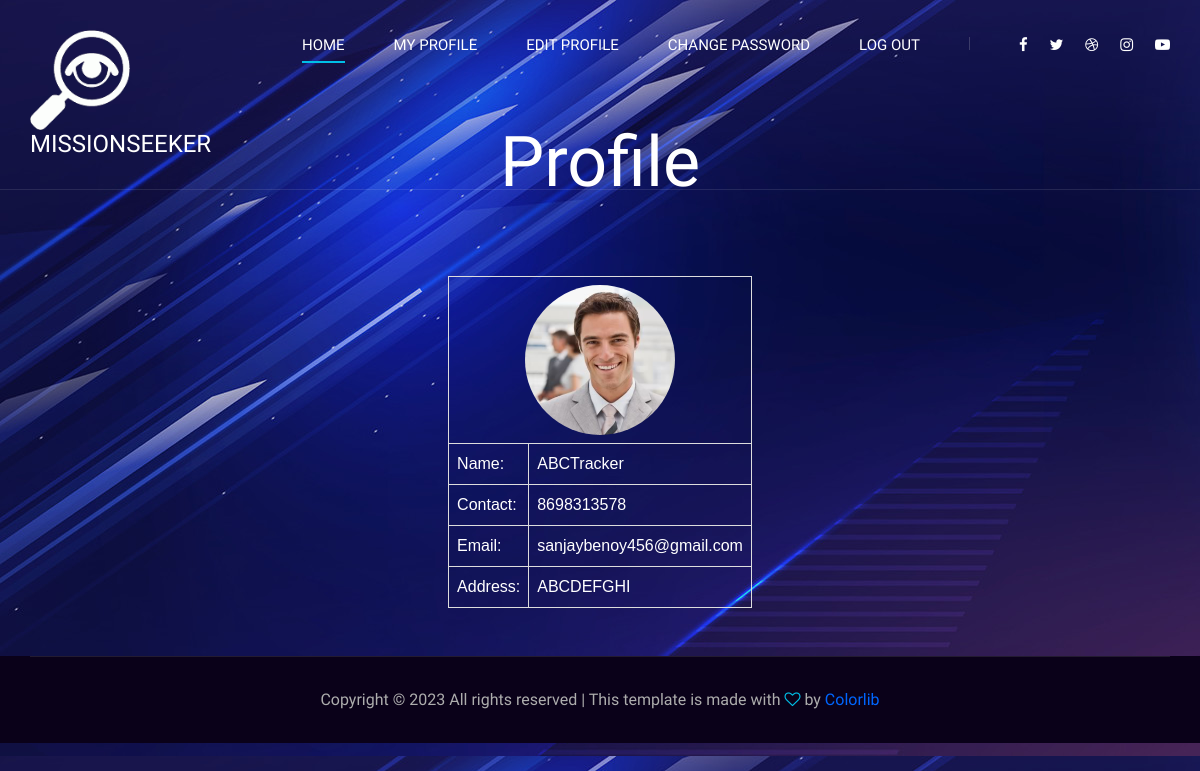
Page /Agency/myprofile/ (signed in) on the committed database.
### Guest/models.py (models this page shows)
class Agency(models.Model):
    agency_name=models.CharField(max_length=50)
    agency_address=models.CharField(max_length=200)
    agency_mail=models.CharField(max_length=100)
    agency_pass=models.CharField(max_length=50)
    agency_proof=models.FileField(upload_to='AgencyDocs/')
    agency_photo=models.FileField(upload_to='AgencyDocs/')
    agency_contact=models.CharField(max_length=50)
    place=models.ForeignKey(Place,on_delete=models.CASCADE)
    agency_vstatus=models.IntegerField(default=0)
    casetype=models.ForeignKey(Casetype,on_delete=models.CASCADE)
    agency_regdate=models.DateField(auto_now_add=True)
    key=models.BinaryField(max_length=1000,null=True)

### Agency/views.py (the view)
# urls.py: path('myprofile/', views.MyProfile,name="myprofile"),
def MyProfile(request):
    if 'agid' in request.session:
        agency=Agency.objects.get(id=request.session["agid"])
        return render(request,"Agency/MyProfile.html",{'data':agency})
    else:
        return redirect("webguest:login")

### Agency/Templates/Agency/MyProfile.html (shortened to what this page needs)
{% extends 'Agency/Head.html' %}
{% load static %}
{% block content %}
<!DOCTYPE html>
<html lang="en">
<head>
</head>
<body class="img js-fullheight" style="background-image: url({% static 'Main/img/team-bg.jpg' %})">
    <br><br><br><br><br>
    <div id="tab">
    <h1 align="center" style="color: white;">Profile</h1><br><br><br>
    <table border="1" align="center" cellpadding="10" style="border-collapse: collapse;">
        <tr>
            <td align="center" colspan="2"><img src="{{data.agency_photo.url}}" width="150" height="150"  style="border-radius: 75px;"></td>
        </tr>
        <tr>
            <td style="color: white;">Name:</td>
            <td style="color: white;">{{data.agency_name}}</td>
        </tr>
        <tr>
            <td style="color: white;">Contact:</td>
            <td style="color: white;">{{data.agency_contact}}</td>
        </tr>
        <tr>
            <td style="color: white;">Email:</td>
            <td style="color: white;">{{data.agency_mail}}</td>
        </tr>
        <tr>
            <td style="color: white;">Address:</td>
            <td style="color: white;">{{data.agency_address}}</td>
        </tr>
    </table>
</body>
</html>
<br><br>
{% endblock content %}

### Guest/static/Main/css/style.css (style rules this page uses)
html, body { height: 100%; font-family: "Josefin Sans", sans-serif; -webkit-font-smoothing: antialiased; }
h1, h2, h3, h4, h5, h6 { margin: 0; color: #111111; font-weight: 400; font-family: "Play", sans-serif; }
h1 { font-size: 70px; }
img { max-width: 100%; }

### Guest/static/form.css (style rules this page uses)
#tab { font-family: "Trebuchet MS", Arial, Helvetica, sans-serif; border-collapse: collapse; width: 100%; }
#tab td, #tab th { border: 1px solid #ddd; padding: 8px; color: black; }

### rows in the picture
Agency: agency_photo (picture), agency_name "ABCTracker", agency_contact "8698313578", agency_mail "sanjaybenoy456@gmail.com", agency_address "ABCDEFGHI"
